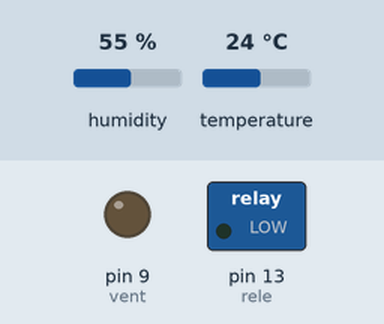
Recording of a sketch running on a simulated Arduino Uno, built with avr-gcc and run on an emulated ATmega328P. Parts: 16×22 character LCD, switched loads named in the sketch (green lamp = pin HIGH), output pins drawn as LEDs (lit = HIGH). The test bench sets the inputs (shaded band); at power-on: temperature 24 °C, humidity 55 %. Pins used as bus, display or sensor lines are not drawn.

Above: at 1.2 s.
1.3 s: temperature set to 12 °C
At 4.0 s:
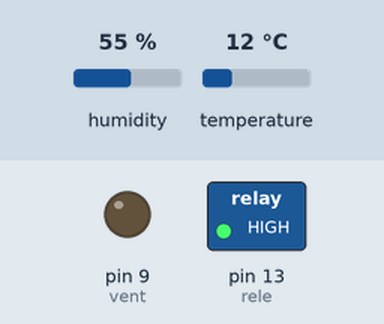
7.4 s: temperature set to 28 °C
At 9.8 s:
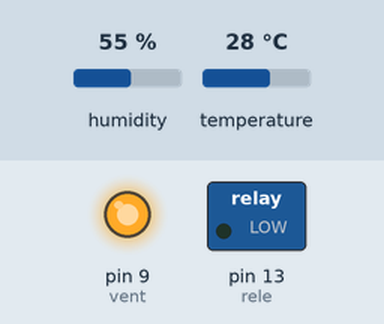
13.5 s: temperature set to 25 °C
At 16.5 s:
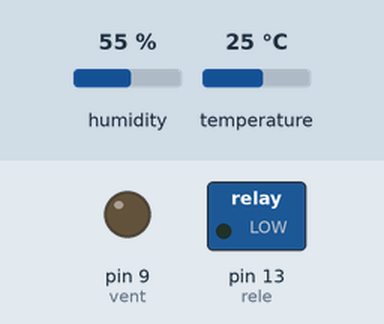
19.6 s: humidity set to 22 %
Timing chart, 0 to 22.6 s (numbered marks = the images above; inputs shaded):
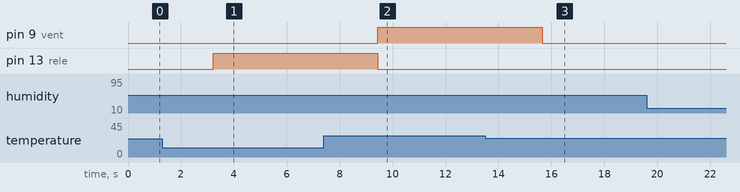

Measured:
- after the input at 1.3 s, pin 13 (rele): LOW → HIGH after 1.9 s
- after the input at 7.4 s, pin 9 (vent): LOW → HIGH after 2.0 s; pin 13 (rele): HIGH → LOW after 2.0 s
- after the input at 13.5 s, pin 9 (vent): HIGH → LOW after 2.2 s

The sketch:

Incubadora.ino
```cpp
  #include <Wire.h>
  #include <LiquidCrystal_I2C.h>
  #include <LiquidCrystal.h>
  LiquidCrystal_I2C lcd(0x27,16,22);

  # include "DHT.h"
  # define DHTPIN 12           // Señal del DTH11
  # define DHTTYPE DHT11
  DHT dht(DHTPIN, DHTTYPE);

  int rele = 13;              // Señal del Rele
  int vcc = 11;               // Vcc del DTH11
  int vcc2 = 10;              // Vcc del Rele
  int vent = 9;               // Pin ventilador

  void setup(){

  lcd.init();
  lcd.backlight();
  lcd.clear();
  pinMode(rele, OUTPUT);
  pinMode(vcc, OUTPUT);
  pinMode(vcc2, OUTPUT);
  dht.begin();
  pinMode(vent,OUTPUT);

  }

  void loop(){

  digitalWrite(vcc, HIGH);
  digitalWrite(vcc2, HIGH);

  int h = dht.readHumidity();    // Lee la humedad
  int t = dht.readTemperature();

  lcd.clear();
  lcd.setCursor(0, 0);
  lcd.print("Humedad: ");
  lcd.setCursor(8, 0);
  lcd.print(h);                 //Escribe la humedad
  lcd.print("%");

  lcd.setCursor(0, 1);
  lcd.print("Temperatura: ");
  lcd.setCursor(12, 1);
  lcd.print(t);                 //Escribe la temperatura
  lcd.print((char)223);
  lcd.print("C");
  delay (1000);

  if (t > 24 && t<26){

  digitalWrite(rele, LOW);
  digitalWrite(vent, LOW);
  lcd.clear();
  lcd.setCursor(0, 0);
  lcd.print("Lampara Inactiva");
  delay(1000);

  }

  else if(t<24){

  digitalWrite(rele, HIGH);
  digitalWrite(vent, LOW);
  lcd.clear();
  lcd.setCursor(0, 0);
  lcd.print("Lampara Activa");

  delay(1000);

  }

  else if(t>26){
  digitalWrite(rele, LOW);
  digitalWrite(vent, HIGH);
  lcd.clear();
  lcd.setCursor(0, 0);
  lcd.print("Lampara Inactiva");

  delay(1000);

  }
  }
```
